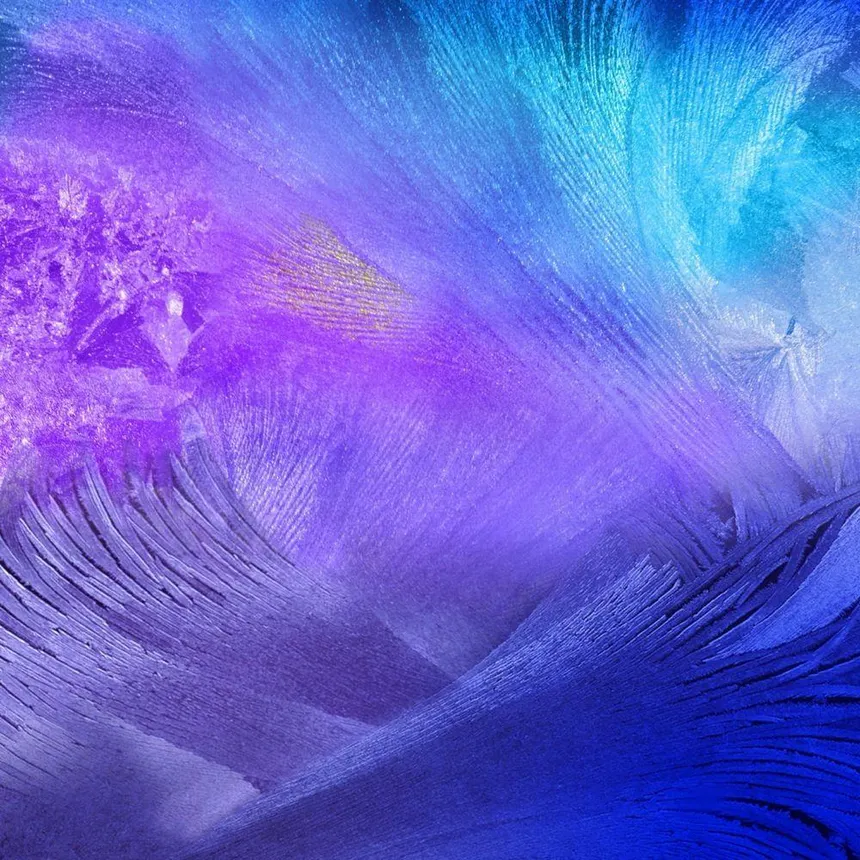
#> input picture labo7/2472432.jpg, 860 x 860 px
$ python ejercicio4.py
#> lines starting #> are read from the running program, lines starting #| are printed output that depends on the picture
import cv2


# FUNCION PARA CAMBIAR EL TAMANO

def resize_img(img, width, height):
    return cv2.resize(img, (width, height))


# MOSTRAR LAS IMAGENES DE UNA ETAPA

def mostrar_imagenes(imagenes):
    for titulo, imagen in imagenes.items():
        cv2.namedWindow(
            titulo,
            cv2.WINDOW_NORMAL
        )

        cv2.imshow(titulo, imagen)

    print("Selecciona una ventana y pulsa una tecla para continuar.")

    cv2.waitKey(0)
    cv2.destroyAllWindows()


# PROGRAMA PRINCIPAL

if __name__ == "__main__":

    img = cv2.imread("2472432.jpg")
#> img is the input picture: shape (860, 860, 3); mean B, G, R 212, 102.5, 101.3

    if img is None:
        print("No se encontro la imagen 2472432.jpg")

    else:
        # 1. MOSTRAR LA IMAGEN ORIGINAL

        print("\nETAPA 1: Imagen original")

        mostrar_imagenes({
            "Original": img
        })
#> the loop in mostrar_imagenes, `for titulo, imagen in imagenes.items():` made 1 pass
#> titulo on pass 1: 'Original'


        # 2. CAMBIAR A 400 DE ANCHO Y 600 DE ALTO

        img = resize_img(img, 400, 600)
#> in resize_img, `return cv2.resize(img, (width, height))`:
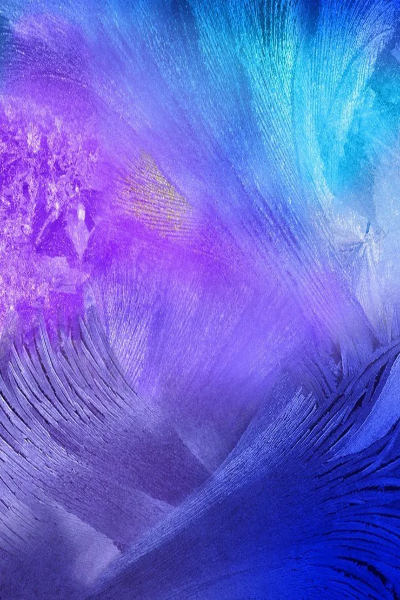
#> returned value: shape (600, 400, 3); mean of channels 0, 1, 2 211.8, 102.4, 101.2; drawn as B, G, R

        alto, ancho = img.shape[:2]
#> alto = 600; ancho = 400

        print("\nETAPA 2: Imagen redimensionada")
        print(f"Ancho: {ancho}, alto: {alto}")
#| Ancho: 400, alto: 600

        mostrar_imagenes({
            "Imagen de 400 x 600": img
        })
#> the loop in mostrar_imagenes (call 2), `for titulo, imagen in imagenes.items():` made 1 pass
#> titulo on pass 1: 'Imagen de 400 x 600'


        # CALCULAR LOS PUNTOS CENTRALES

        mitad_alto = alto // 2
#> mitad_alto = 300
        mitad_ancho = ancho // 2
#> mitad_ancho = 200


        # 3. DIVIDIR HORIZONTALMENTE
        # Se obtienen una parte superior y otra inferior.

        superior = img[:mitad_alto, :]
        inferior = img[mitad_alto:, :]
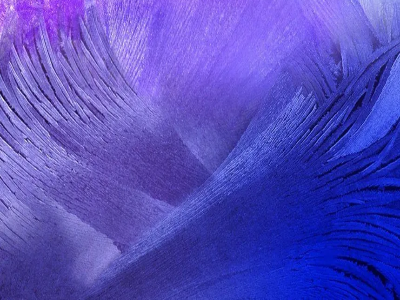
#> inferior: shape (300, 400, 3); mean B, G, R 190.2, 76, 85.3

        print("\nETAPA 3: Division horizontal")

        mostrar_imagenes({
            "Mitad superior": superior,
            "Mitad inferior": inferior
        })


        # 4. DIVIDIR VERTICALMENTE
        # Se obtienen una parte izquierda y otra derecha.

        izquierda = img[:, :mitad_ancho]
        derecha = img[:, mitad_ancho:]
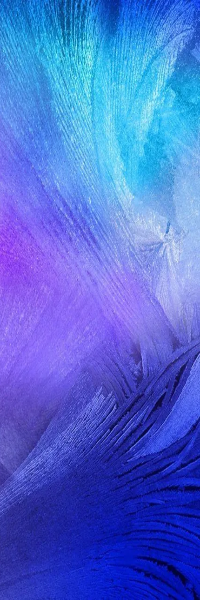
#> derecha: shape (600, 200, 3); mean B, G, R 211.1, 106.7, 77.3

        print("\nETAPA 4: Division vertical")

        mostrar_imagenes({
            "Mitad izquierda": izquierda,
            "Mitad derecha": derecha
        })


        # 5. DIVIDIR EN CUATRO CUADRANTES

        cuadrante1 = img[
            :mitad_alto,
            :mitad_ancho
        ]
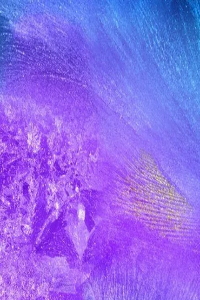
#> cuadrante1: shape (300, 200, 3); mean B, G, R 234, 105.3, 141

        cuadrante2 = img[
            :mitad_alto,
            mitad_ancho:
        ]
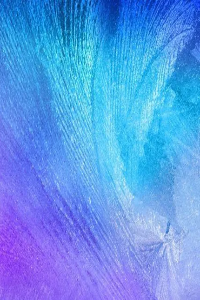
#> cuadrante2: shape (300, 200, 3); mean B, G, R 233, 152.2, 93.1

        cuadrante3 = img[
            mitad_alto:,
            :mitad_ancho
        ]
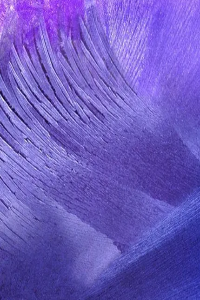
#> cuadrante3: shape (300, 200, 3); mean B, G, R 191.1, 90.9, 109.2

        cuadrante4 = img[
            mitad_alto:,
            mitad_ancho:
        ]
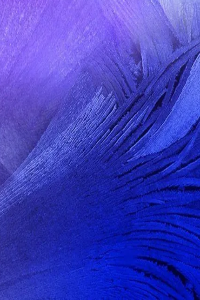
#> cuadrante4: shape (300, 200, 3); mean B, G, R 189.2, 61.1, 61.4

        print("\nETAPA 5: Cuatro cuadrantes")
        print("Cada cuadrante tiene 200 de ancho y 300 de alto.")

        mostrar_imagenes({
            "Cuadrante 1": cuadrante1,
            "Cuadrante 2": cuadrante2,
            "Cuadrante 3": cuadrante3,
            "Cuadrante 4": cuadrante4
        })

        print("\nEjercicio terminado.")

$ run again, with labo7/Captures/image1.jpg copied over labo7/2472432.jpg
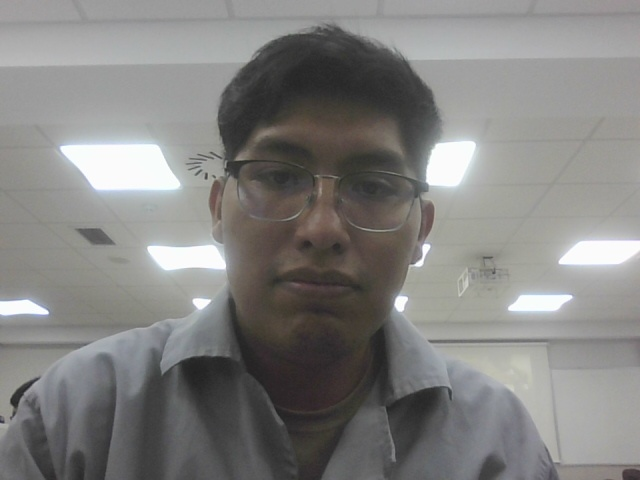
#> input picture labo7/Captures/image1.jpg, 640 x 480 px
#> img is the input picture: shape (480, 640, 3); mean B, G, R 128.4, 130.1, 130.7
#> the loop in mostrar_imagenes, `for titulo, imagen in imagenes.items():` made 1 pass
#> titulo on pass 1: 'Original'
#| Ancho: 400, alto: 600
#> the loop in mostrar_imagenes (call 2), `for titulo, imagen in imagenes.items():` made 1 pass
#> titulo on pass 1: 'Imagen de 400 x 600'
#> `derecha = img[:, mitad_ancho:]`:
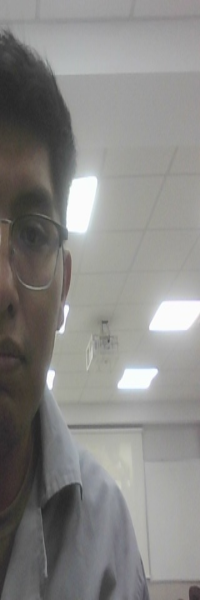
#> derecha: shape (600, 200, 3); mean B, G, R 133.5, 135.7, 136.5
#> `cuadrante4 = img[ mitad_alto:, mitad_ancho: ]`:
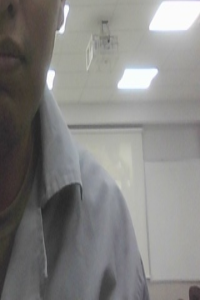
#> cuadrante4: shape (300, 200, 3); mean B, G, R 129.9, 131.6, 132.3
